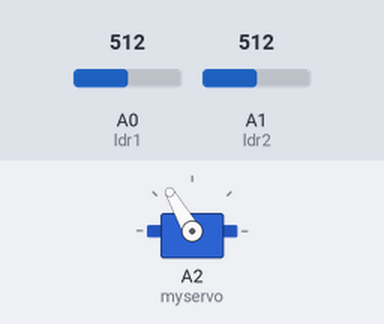
The sketch below on a simulated Arduino Uno, built with avr-gcc and run on an emulated ATmega328P. Parts: servo. Inputs (shaded band) come from the test bench; at power-on: A1 (ldr2) = 512, A0 (ldr1) = 512.

Above: at 2.2 s.
2.3 s: A1 (ldr2) set to 549
At 2.87 s:
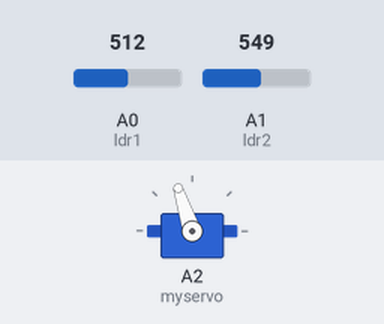
At 4.32 s:
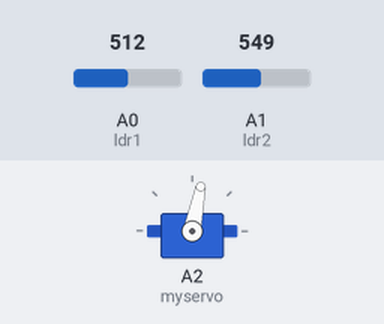
5.3 s: A1 (ldr2) set to 306
8.3 s: A1 (ldr2) set to 716
At 9.51 s:
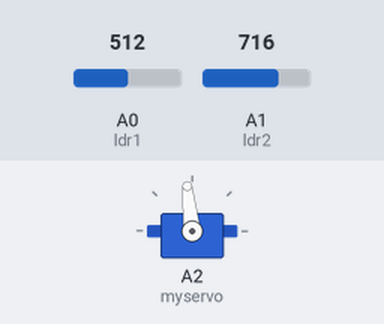
11.3 s: A0 (ldr1) set to 680
14.3 s: A0 (ldr1) set to 711
Timing chart, 0 to 16.8 s (numbered marks = the images above; inputs shaded):
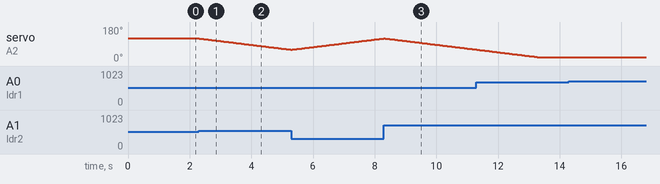

Measured:
- the behaviour switches between 532 and 533 on A1 (ldr2) (found by bisection; images 0 and 1)
- after the input at 2.3 s, servo on A2 (myservo): moves from 120° to 60° over 3.0 s, starting at once
- after the input at 8.3 s, servo on A2 (myservo): moves from 120° to 61° over 2.9 s, starting at once
- after the input at 14.3 s, every drawn part: stays the same

The sketch:

Solar_Tracker_LDR_Lego.ino
```cpp
//Rastreador Solar

#include <Servo.h> // biblioteca do servo motor

Servo myservo; //declaração do servo motor

#define ldr1 A0 //  define ldr1 para leste
#define ldr2 A1 //  define ldr2 para oeste

//declaração de variaveis que alteram a angulação do servo motor
int pos = 120; // posição inicial no movimento vertical do servo motor
int limite = 20; // limite de intensidade da luz para os testes presentes no "void loop()"


//função de setup, definindo os pins do arduino
void setup(){
  myservo.attach(A2); // setando o pin A2 como pin que controla o movimento do servo motor
  pinMode(ldr1, INPUT); // seta o pin A0, para o ldr1 a leste
  pinMode(ldr2, INPUT); // seta o pin A1, para o ldr2 a oeste
  myservo.write(pos); // coloca o servo motor em posição inicial

  delay(1000); // 1 segundo de delay para que o programa comece a funcionar e o servo motor comece a seguir a intensidade da luz
}

//função que mantem o programa em loop para que o rastreador se mantenha nos conformes enquanto o sistema estiver ligado
void loop(){

  //definição das variaveis que recebem o valor enviado pelos LDRs 1 e 2
  int retorno1 = analogRead(ldr1); //  lê o valor do ldr1 e envia para o retorno 1
  int retorno2 = analogRead(ldr2); //  lê o valor do ldr2 e envia para o retorno 2

  //testes que definem o posicionamento do servo motor:
  if((abs(retorno1 - retorno2) <= limite) || (abs(retorno2 - retorno1) <= limite)) { //funcao abs retorna o valor absoluto de uma expressão
    //matem o servo motor estatico por a intensidade da luz se manter menor que o limite de intensidade
  }else {
      if(retorno1 > retorno2) {// se o ldr1 possuir mais luminosidade que o ldr2
        pos = pos+1; // Movimenta o painel na direção oeste
      }
      if(retorno1 < retorno2) {// se o ldr2 possuir mais luminosidade que o ldr1
        pos = pos-1; // Movimenta o painel na direção leste
      }
  }
  //testes de limite de movimento do servo motor, não o deixa ultrapassar os angulos definidos
  if(pos > 120) {pos = 120;} //  reseta a posição vertical do motor se ele tentar ultrapassar de 120 graus
  if(pos < 20) {pos = 20;} //    reseta a posição vertical do motor se ele tentar ultrapassar de 20 graus

  myservo.write(pos); // seta a nova posição do motor e garante o movimento do servo

  delay(50);//repete de 50 em 50 milissegundos
}
```
